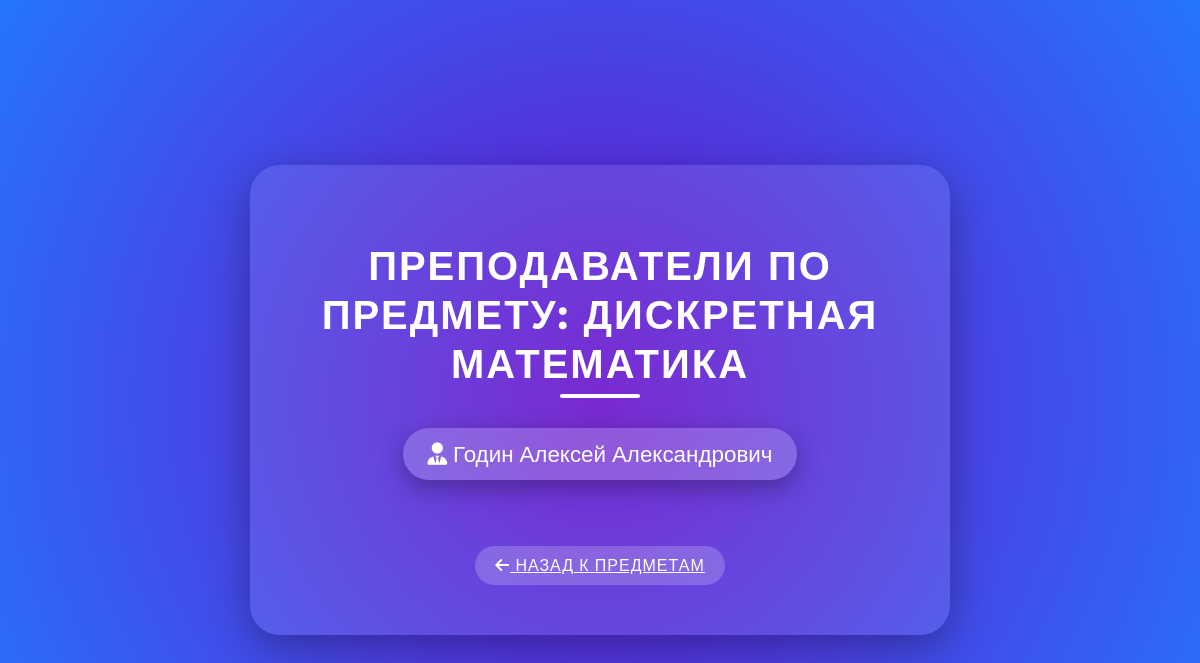
Screenshot of /subject/10/teachers/ with the database file from the repository.
### coursework/models.py (models this page shows, shortened)
class Subject(models.Model):
    name = models.CharField(max_length=200)
    discipline = models.ForeignKey(Discipline, on_delete=models.CASCADE)

class Teacher(models.Model):
    name = models.CharField(max_length=200)
    subject = models.ForeignKey(Subject, on_delete=models.CASCADE)

### coursework/views.py (the view)
# urls.py: path('subject/<int:subject_id>/teachers/', views.teacher_list, name='teacher_list'),  # Список преподавателей
def teacher_list(request, subject_id):
    subject = get_object_or_404(Subject, id=subject_id)
    subject_teachers = Teacher.objects.filter(subject=subject)
    return render(request, 'teachers_list.html', {'subject': subject, 'teachers': subject_teachers})

### coursework/templates/teachers_list.html (shortened to what this page needs)
<!DOCTYPE html>
<html lang="en">
<head>
    <link rel="stylesheet" href="https://cdnjs.cloudflare.com/ajax/libs/font-awesome/6.0.0-beta3/css/all.min.css">
</head>
<body>
    <div class="container">
        <h1>Преподаватели по предмету: {{ subject.name }}</h1>
        <ul>
            {% for teacher in teachers %}
                <li>
                    <a href="{% url 'teacher_detail' teacher.id %}" style="color: inherit; text-decoration: none;">
                        <i class="fas fa-user-tie"></i> {{ teacher.name }}
                    </a>
                </li>
            {% empty %}
                <li>Нет доступных преподавателей для этого предмета</li>
            {% endfor %}
        </ul>
        <a href="{% url 'subject_list' subject.discipline.id %}" class="back-link">
            <i class="fas fa-arrow-left"></i> Назад к предметам
        </a>
    </div>
</body>
</html>

### coursework/templates/teachers_list.html (style rules this page uses)
body { font-family: 'Montserrat', sans-serif; background: radial-gradient(circle at 50% 50%, #6a11cb, #2575fc); margin: 0; padding: 0; display: flex; justify-content: center; align-items: center; height: 100vh; color: #fff; }
h1 { text-align: center; font-size: 2.5em; margin-bottom: 40px; color: #fff; text-transform: uppercase; letter-spacing: 2px; position: relative; }
h1::after { content: ''; position: absolute; left: 50%; bottom: -10px; transform: translateX(-50%); width: 80px; height: 4px; background-color: #fff; border-radius: 2px; }
ul { list-style: none; padding: 0; }
li { margin-bottom: 20px; font-size: 1.4em; background-color: rgba(255, 255, 255, 0.2); padding: 12px 25px; border-radius: 50px; transition: all 0.4s ease; box-shadow: 0 8px 25px rgba(0, 0, 0, 0.3); display: inline-block; }
.container { background-color: rgba(255, 255, 255, 0.1); padding: 50px; border-radius: 30px; box-shadow: 0 12px 40px rgba(0, 0, 0, 0.3); max-width: 600px; width: 100%; text-align: center; }
.back-link { display: inline-block; margin-top: 30px; padding: 10px 20px; background-color: rgba(255, 255, 255, 0.2); border-radius: 30px; color: #fff; text-transform: uppercase; letter-spacing: 1px; transition: background-color 0.4s ease; }

### rows the page displays
Subject: name "ДИСКРЕТНАЯ МАТЕМАТИКА"
Teacher: name "Годин Алексей Александрович"
